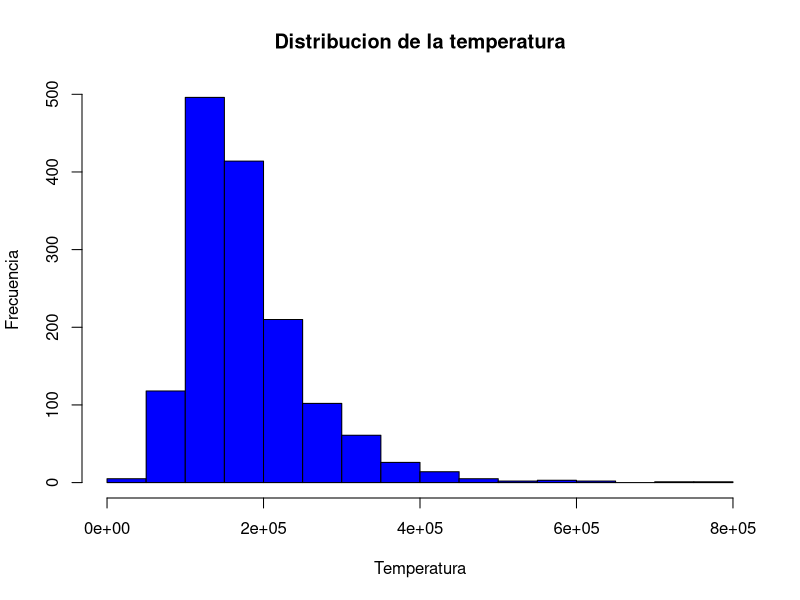

Write R code to recreate this figure.
rm(list=ls())

# 1. Cargar los datos de trainmod (Los creados en el apartado anterior).

datos <- read.csv("trainmod.csv",header = TRUE,sep = ",",stringsAsFactors = TRUE)


# 2. Mostrar los datos.

show(datos)


# 3. Realizar un resumen estadístico de los datos y realizar una interpretación.

summary(datos)


# 4. Determinar los niveles existentes para la variable “Crisis”.

levels(datos$Crisis)


# 5. Sustituir los “Si” por “Crisis” y los “No” por “Burbuja”.

datos$Crisis = as.character(datos$Crisis)
datos$Crisis[datos$Crisis == "Si"] = "Crisis"
datos$Crisis[datos$Crisis == "No"] = "Burbuja"
datos$Crisis = as.factor((datos$Crisis))


# 6. Determinar la clase de cada uno de los datos.

sapply(datos, class)


# 7. Realizar un gráfico del precio de venta.

hist(datos$SalePrice,main = "Distribucion de la temperatura", xlab = "Temperatura", ylab = "Frecuencia", col= "blue")

# Cambiar los titulos de la gráfica
